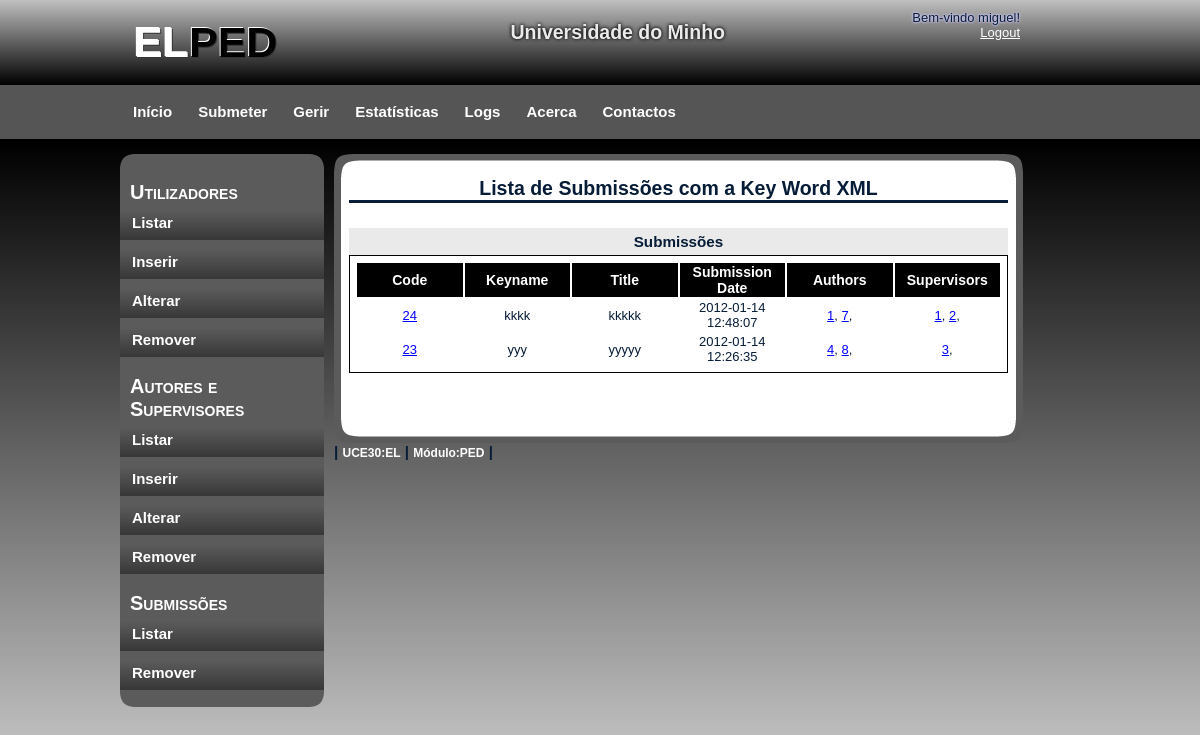
The app's page /gerirU/gerirS_Show_KW.php?kwcode=12&page_p=1 (signed in) with its own data.
### tables this page shows
CREATE TABLE IF NOT EXISTS `KeyWord` (
  `kwcode` int(11) NOT NULL AUTO_INCREMENT,
  `keyword` varchar(255) NOT NULL,
  PRIMARY KEY (`kwcode`)
);

CREATE TABLE IF NOT EXISTS `Project` (
  `projcode` int(11) NOT NULL AUTO_INCREMENT,
  `keyname` varchar(30) NOT NULL,
  `title` varchar(50) NOT NULL,
  `subtitle` varchar(100) DEFAULT NULL,
  `bdate` date NOT NULL,
  `edate` date NOT NULL,
  `subdate` datetime NOT NULL,
  `abstract` varchar(1502) NOT NULL,
  `coursecode` int(11) NOT NULL,
  `path` varchar(300) NOT NULL,
  PRIMARY KEY (`projcode`),
  KEY `coursecode` (`coursecode`)
);

CREATE TABLE IF NOT EXISTS `ProjAut` (
  `projcode` int(11) NOT NULL,
  `authorcode` int(11) NOT NULL,
  PRIMARY KEY (`projcode`,`authorcode`),
  KEY `authorcode` (`authorcode`)
);

CREATE TABLE IF NOT EXISTS `ProjSup` (
  `projcode` int(11) NOT NULL,
  `supcode` int(11) NOT NULL,
  PRIMARY KEY (`projcode`,`supcode`),
  KEY `supcode` (`supcode`)
);

### ini.php (called while the page is built, shortened)
<?php
$num_proj = 10;
?>

### gerirU/gerirS_Show_KW.php (the view, shortened to what this page needs)
<!DOCTYPE html>
<html>
    <head>
        <link rel="stylesheet" type="text/css" href="../css/style.css" />
    </head>
    <body>
        <div id="container">
            <?php
            require_once '../header.php';
            require_once '../menus/menu_gerirU.php';
            require_once '../menus/leftmenuGerir.php';
            include '../ini.php';
            ?>
            <div id="content">
                <div id="content_top"></div>
                <div id="content_main">
                    <?php
                    if (!$con) {
                        echo "<h3>Erro ao ligar ao servidor.</h3><br/>" . mysql_error();
                    } else {
                        $kwcode = $_REQUEST["kwcode"];
                        $sql = "SELECT keyword FROM KeyWord WHERE kwcode='$kwcode'";
                        $res = mysql_query($sql, $con);
                        $nome = "";
                        while ($reg = mysql_fetch_array($res)) {
                            $nome = $reg["keyword"];
                        }
                    }
                    ?>
                    <h2>Lista de Submissões com a Key Word <? echo "$nome"; ?></h2>
                    <br/>
                    <div id="containt_main_users">
                        <?php
                        if (!$con) {
                            echo "<h3>Erro ao ligar ao servidor.</h3><br/>" . mysql_error();
                        } else {
                            $kwcode = $_REQUEST["kwcode"];
                            $page_p = $_REQUEST["page_p"];
                            $max = $page_p * $num_proj;
                            $min = $max - $num_proj;
                            $sql = "SELECT * FROM Project WHERE projcode IN (
                                SELECT projcode FROM ProjKW WHERE kwcode='$kwcode'
                                ) ORDER BY subdate DESC LIMIT $min,$max";
                            $res = mysql_query($sql, $con);
                            submission_to_table("Submissões", $res);
                            ?>
                            <div id="page">
                            </div>
                            <?php
                        }
                        ?>
                    </div>
                    <br/>
                </div>
                <div id="content_bottom"></div>
                <?php
                require_once '../menus/footer.php';
                ?>
            </div>
        </div>
    </body>
</html>
<?php
function submission_to_table($titulo, $res) {
    echo "<h3 class=\"user\">" . $titulo . "</h3>";
    echo "<div id=\"containt_main_users_column_label\">";
    echo "<table class=\"user\">";
    echo "<tr>";
    echo "<th class=\"user\">Code</th>";
    echo "<th class=\"user\">Keyname</th>";
    echo "<th class=\"user\">Title</th>";
    echo "<th class=\"user\">Submission Date</th>";
    echo "<th class=\"user\">Authors</th>";
    echo "<th class=\"user\">Supervisors</th>";
    echo "</tr>";
    while ($reg = mysql_fetch_array($res)) {
        $id = $reg["projcode"];
        echo "<td class=\"user\"><a href=\"gerirS_Show.php?projcode=$id\">" . $id . "</a></td>";
        echo "<td class=\"user\">" . $reg["keyname"] . "</td>";
        echo "<td class=\"user\">" . $reg["title"] . "</td>";
        echo "<td class=\"user\">" . $reg["subdate"] . "</td>";
        $sql = "SELECT authorcode FROM ProjAut WHERE projcode='$id'";
        $result = mysql_query($sql);
        $autores = "";
        while ($rows = mysql_fetch_array($result)) {
            $autores .= "<a href=\"gerirAS_Show_author.php?authorcode=" . $rows['authorcode'] . "\" >";
            $autores .= $rows['authorcode'];
            $autores .= "</a>, ";
        }
        echo "<td class=\"user\">" . $autores . "</td>";
        $sql = "SELECT supcode FROM ProjSup WHERE projcode='$id'";
        $result = mysql_query($sql);
        $supervisores = "";
        while ($rows = mysql_fetch_array($result)) {
            $supervisores .= "<a href=\"gerirAS_Show_supervisor.php?supcode=" . $rows['supcode'] . "&page_p=1\" >";
            $supervisores .= $rows['supcode'];
            $supervisores .= "</a>, ";
        }
        echo "<td class=\"user\">" . $supervisores . "</td>";
    }
    echo "</table>";
    echo "</div>";
}
?>

### css/style.css (style rules this page uses)
body { margin: 0; padding: 0; text-align: left; font: 12px Arial, Helvetica, sans-serif; font-size: 13px; color: #061C37; background: #CCCCCC; background-image:url(images/background.png); background-repeat:repeat-x; }
* { margin: 0 auto 0 auto; text-align:left; }
a, a:visited { color: blue; }
#container { display: block; height:auto; position: relative; width: 960px; }
#content { display:block; float:left; width:689px; height:auto; padding-left:10px; padding-top:15px; padding-right:10px; padding-bottom:5px; }
#content_top { background-image:url(images/main_top.png); background-repeat:no-repeat; width:689px; height:23px; }
#content_main { background-image:url(images/main_back.png); background-repeat:repeat-y; width:659px; padding-left:15px; padding-right:15px; }
#content_main h2 { text-align: center; border-bottom-style: solid; }
#content_bottom { background-image:url(images/main_bottom.png); background-repeat:no-repeat; width:689px; height:23px; }
#containt_main_users h3 { margin-top: 10px; padding: 5px; background-color: #EAEAEA; text-align: center; }
h3.user { padding-top: 10px; }
table.user { clear: both; border: 1px solid black; padding:5px; word-wrap:break-word; width: 100%; table-layout: fixed; height: 35px; overflow: visible; }
th.user { text-align: center; font-size: 14px; color: white; background-color:black; }
td.user { text-align: center; }
#page { width: 100%; height: 32px; }
html, body { text-align: center; }

### records on screen
keyword: keyword "XML"
project: projcode "24", keyname "kkkk", title "kkkkk", subdate "2012-01-14 12:48:07"
projaut: value "1"
projaut: value "7"
projsup: value "1"
projsup: value "2"
project: projcode "23", keyname "yyy", title "yyyyy", subdate "2012-01-14 12:26:35"
projaut: value "4"
projaut: value "8"
projsup: value "3"

### other values on screen
$_SESSION['username'] "miguel"
$titulo "Submissões"
